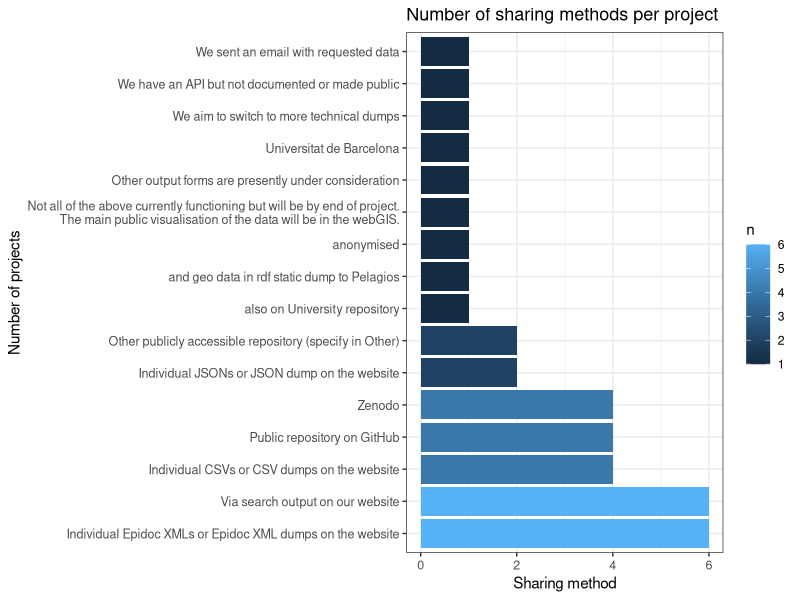

Generate this figure with R:
## ---- chunk 1
knitr::opts_chunk$set(echo = FALSE)

library(tidyverse)
## ---- chunk 2
# loading data from TSV file
partners<- read_tsv("../data/01_scoping_survey_anonymised.tsv")
## ---- chunk 3
partners_language <- as.data.frame(unlist(str_split(partners$Language_clean, "; ")))
colnames(partners_language) <- c("language")

partners_language_ratio <- partners_language %>% 
  count(language, sort=T) %>% 
  mutate(ratio = round(n/(sum(n)/100)))
partners_language_ratio
## ---- chunk 4
partner_language_count<- str_count(partners$Language_clean, ";")+1
## ---- chunk 5
partners$Language_clean
## ---- chunk 6
partners %>% 
  count(Website)
## ---- chunk 7
IT <- partners %>% 
  count(`Does you project have an IT specialist(s)?`, sort=T) %>% 
  rename(IT_spec = `Does you project have an IT specialist(s)?`) %>% 
  mutate(ratio = round(n/(sum(n)/100)))
IT
## ---- chunk 8
format <- partners %>% 
  count(`Our projects stores epigraphic data in the following formats`, sort=T) %>% 
  rename(format = `Our projects stores epigraphic data in the following formats`) %>% 
  mutate(no_format = str_count(format, ",") + 1)
format
## ---- chunk 9
epidoc <- sum(str_detect(partners$`Our projects stores epigraphic data in the following formats`, "Epidoc XML"))
json <- sum(str_detect(partners$`Our projects stores epigraphic data in the following formats`, "JSON"))
rdf <- sum(str_detect(partners$`Our projects stores epigraphic data in the following formats`, "RDF"))
csv <- sum(str_detect(partners$`Our projects stores epigraphic data in the following formats`, "CSV"))
sql <- sum(str_detect(partners$`Our projects stores epigraphic data in the following formats`, "SQL"))
## ---- chunk 10
share<- partners %>% 
  count(`Do you share your data outside of your project`, sort=T) %>% 
  rename(share = `Do you share your data outside of your project`) %>% 
  mutate(ratio = round((n/(sum(n)/100))))
share
## ---- chunk 11
outshare<- partners %>% 
  count(`How do share your data with users outside your project`, sort=T) %>% 
  rename(share_all = `How do share your data with users outside your project`) %>% 
  mutate(share_method = str_count(share_all, "; ") + 1) 

outshare
## ---- chunk 12

sharingserv <- as.data.frame(unlist(str_split(partners$`How do share your data with users outside your project`, "; ")))
colnames(sharingserv) <- c("service")


sharing_service <- sharingserv %>% 
  count(service, sort= T) 

sharingplot<- sharing_service %>% 
  ggplot() + 
  geom_col(aes(y= reorder(service, -n), x= n, fill = n), width = 0.9) + 
  scale_y_discrete(labels = function(x) str_wrap(x, width = 75))  +
  ggtitle("Number of sharing methods per project") +
  xlab("Sharing method") + ylab("Number of projects") +
  #coord_flip() +
  theme_bw() +
  #coord_cartesian(xlim = c(0, 5)) +
  theme(axis.text = element_text(size = 9)) +
  theme(plot.title = element_text(size = 13))

sharingplot
## ---- chunk 13
policies <- partners %>% 
  mutate(policies = `Does your institution of funding body require your project to comply with any data policies (e.g., FAIR principles, data storage, data sharing, Open Science)?`) %>% 
  count(policies, sort=T) %>% 
  mutate(ratio = round((n/(sum(n)/100))))
policies
## ---- chunk 14
unique(na.omit(partners$`If you have answered YES in the previous question, please specify what are the policies, or provide link.`))
## ---- chunk 15
stand_term <- as.data.frame(unlist(str_split(partners$`Standardized terminologies: The project uses the following systems (check all that apply)`, ", ")))
colnames(stand_term) <- c("standard_terminologies")

stand_term_ratio<- stand_term %>% 
  count(standard_terminologies, sort= T) %>% 
  mutate(ratio = round(n/(nrow(partners)/100)))  

stand_term_ratio
## ---- chunk 16
stand_method<- partners %>% 
  #count(`Standardized terminologies: The project uses the following systems (check all that apply)`, sort=T) %>% 
  rename(stand_all = `Standardized terminologies: The project uses the following systems (check all that apply)`) %>% 
  mutate(standard_method_no = str_count(stand_all, ", ") + 1)  %>% 
  select(standard_method_no) %>% 
  count(standard_method_no) %>% 
  mutate(ratio = round(n/(nrow(partners)/100)))
stand_method
## ---- chunk 17
lod <- as.data.frame(unlist(str_split(partners$`Linked Open Data: The project uses the following systems (check all that apply)`, ", ")))
colnames(lod) <- c("linked_data")


lod_ratio<- lod %>% 
  count(linked_data, sort= T) %>% 
  mutate(ratio = round(n/(sum(n)/100))) %>% 
  mutate(ratio_all_proj = round(n/(nrow(partners)/100)))
lod_ratio

## ---- chunk 18
# loading data from TSV file
projects<- read_tsv("../data/02_scoping_survey_anonymised.tsv")
## ---- chunk 19
proj_act<- projects %>% 
  count(`Is the project still active?`) %>% 
  rename(status = `Is the project still active?`) %>% 
  mutate(ratio = round(n/(sum(n)/100)))
proj_act
## ---- chunk 20
projects_language <- as.data.frame(unlist(str_split(projects$Language_clean, "; ")))
colnames(projects_language) <- c("language")

projects_language_ratio <- projects_language %>% 
  count(language, sort=T) %>% 
  mutate(ratio = round(n/(sum(n)/100)))
projects_language_ratio
## ---- chunk 21
project_language_count<- str_count(projects$Language_clean, ";")+1
## ---- chunk 22
unique(projects$Language_clean)
## ---- chunk 23
projects %>% 
  count(Website)
## ---- chunk 24
IT2 <- projects %>% 
  count(`Does you project have an IT specialist(s)?`, sort=T) %>% 
  rename(IT_spec = `Does you project have an IT specialist(s)?`) %>% 
  #na.omit(IT_spec) %>% 
  mutate(ratio = round(n/(nrow(projects)/100)))
IT2
## ---- chunk 25
format2 <- projects %>% 
  count(`Our projects stores epigraphic data in the following formats`, sort=T) %>% 
  rename(format = `Our projects stores epigraphic data in the following formats`) %>% 
  filter(format != "N/A") %>% 
  mutate(no_format = str_count(format, ",") + 1)
format2
## ---- chunk 26
epidoc2 <- sum(str_detect(projects$`Our projects stores epigraphic data in the following formats`, "Epidoc XML"))
json2 <- sum(str_detect(projects$`Our projects stores epigraphic data in the following formats`, "JSON"))
rdf2 <- sum(str_detect(projects$`Our projects stores epigraphic data in the following formats`, "RDF"))
csv2 <- sum(str_detect(projects$`Our projects stores epigraphic data in the following formats`, "CSV"))
sql2 <- sum(str_detect(projects$`Our projects stores epigraphic data in the following formats`, "SQL"))
## ---- chunk 27
active_proj <- nrow(filter(projects, `Is the project still active?`%in% c("Yes")))
## ---- chunk 28
share2<- projects %>% 
  count(`Do you share your data outside of your project`, sort=T) %>% 
  rename(share = `Do you share your data outside of your project`) %>% 
  filter(share != "N/A") %>% 
  mutate(ratio = round((n/(sum(n)/100))))
share2
## ---- chunk 29
outshare2<- projects %>% 
  count(`How do share your data with users outside your project`, sort=T) %>% 
  rename(share_all = `How do share your data with users outside your project`) %>%
  filter(share_all != "N/A") %>% 
  mutate(share_method = str_count(share_all, "[,|;] ") + 1) 

outshare2
## ---- chunk 30
closed_proj <- nrow(filter(projects, `Is the project still active?`%in% c("No, the project is closed", "Currently not, but we are considering a re-start")))
## ---- chunk 31
share_cl<- projects %>% 
  rename(share = `Is the data created by your project accessible?`) %>%
  filter(share !="N/A") %>% 
  count(share, sort=T) %>% 
  mutate(ratio = round((n/(sum(closed_proj)/100))))
share_cl
## ---- chunk 32
sharing_clac <- as_tibble(unlist(str_split(projects$`Our project data are accessible via (check all that apply):`, ", ")))
colnames(sharing_clac) <- c("service")


sharing_claccess <- sharing_clac %>% 
  filter(service != "N/A") %>% 
  count(service, sort= T) %>% 
  mutate(ratio = round((n/(sum(closed_proj)/100))))
sharing_claccess
## ---- chunk 33
policies2 <- projects %>% 
  mutate(policies = `Does your institution of funding body require your project to comply with any data policies (e.g., FAIR principles, data storage, data sharing, Open Science)?`) %>% 
  filter(policies != "N/A") %>% 
  count(policies, sort=T) %>% 
  mutate(ratio = round((n/(sum(n)/100))))
  
policies2
## ---- chunk 34
unique(na.omit(projects$`If you have answered YES in the previous question, please specify what are the policies, or provide link.`))
## ---- chunk 35
fair<- projects %>% 
  mutate(policy = `Are you familiar with the FAIR data principles?`) %>%
  count(policy, sort=T) %>% 
  mutate(ratio = round(n/(sum(n)/100),2))
fair
## ---- chunk 36
stand_term2 <- as.data.frame(unlist(str_split(projects$`Standardized terminologies: The project uses the following systems (check all that apply)`, ", ")))
colnames(stand_term2) <- c("standard_terminologies")


stand_term_ratio2<- stand_term2 %>% 
  count(standard_terminologies, sort= T) %>% 
  mutate(ratio = round(n/(sum(n)/100),2))

stand_term_ratio2
## ---- chunk 37
policy_share<- projects %>% 
  mutate(policy_share = `Are you willing to share the standardized terminologies used in your project with us (e.g. type of inscription vocabularies, type of material etc.)`) %>% 
  count(policy_share, sort=T) %>% 
  mutate(ratio = round(n/(sum(n)/100),2))
  
policy_share
## ---- chunk 38
lod2 <- as.data.frame(unlist(str_split(projects$`Linked Open Data: The project uses the following systems (check all that apply)`, ", ")))
colnames(lod2) <- c("linked_data")


lod_ratio2<- lod2 %>% 
  count(linked_data, sort= T) %>% 
  mutate(ratio = round(n/(sum(n)/100),2))

lod_ratio2
## ---- chunk 39
lod_future <- as.data.frame(unlist(str_split(partners$`Select all options your project like to be able to use within the next three years:`, ", ")))
colnames(lod_future) <- c("lod_f")


lod_f_ratio<- lod_future %>% 
  count(lod_f, sort= T) %>% 
  mutate(ratio = round(n/(sum(n)/100),2)) %>% 
  mutate(ratio_all_proj = round(n/(nrow(partners)/100),2))
lod_f_ratio
## ---- chunk 40
lod_ideas <- as.data.frame(unlist(str_split(partners$`Select all items your project would benefit from in the next three years:`, ", ")))
colnames(lod_ideas) <- c("lod_i")


lod_i_ratio<- lod_ideas %>% 
  count(lod_i, sort= T) %>% 
  mutate(ratio = n/(sum(n)/100)) %>% 
  mutate(ratio_all_proj = round(n/(nrow(partners)/100),2))

lod_i_ratio
## ---- chunk 41
unique(na.omit(partners$`Your personal wish list. Provide a description of potential tasks and issues the FAIR Epigraphy can help your project within the next three years (and beyond)`))
## ---- chunk 42
lod_future2 <- as.data.frame(unlist(str_split(projects$`Select all options your project like to be able to use within the next three years:`, ", ")))
colnames(lod_future2) <- c("lod_f")


lod_f_ratio2<- lod_future2 %>% 
  count(lod_f, sort= T) %>% 
  mutate(ratio = round(n/(sum(n)/100),2)) %>% 
  mutate(ratio_all_proj = round(n/(nrow(projects)/100),2))
lod_f_ratio2
## ---- chunk 43
lod_ideas2 <- as.data.frame(unlist(str_split(projects$`Select all items your project would benefit from in the next three years:`, ", ")))
colnames(lod_ideas2) <- c("lod_i")


lod_i_ratio2<- lod_ideas2 %>% 
  count(lod_i, sort= T) %>% 
  mutate(ratio = n/(sum(n)/100)) %>% 
  mutate(ratio_all_proj = round(n/(nrow(projects)/100),2))

lod_i_ratio2
## ---- chunk 44
unique(na.omit(projects$`Your personal wish list. Provide a description of potential tasks and issues the FAIR Epigraphy can help your project within the next three years (and beyond)`))
